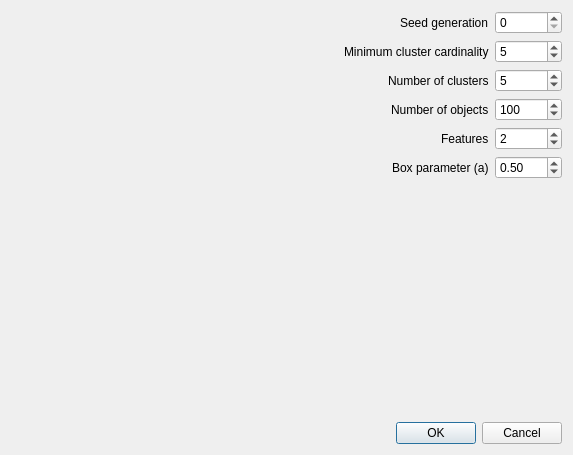
<?xml version="1.0" encoding="UTF-8"?>
<ui version="4.0">
 <class>Dialog</class>
 <widget class="QDialog" name="Dialog">
  <property name="geometry">
   <rect>
    <x>0</x>
    <y>0</y>
    <width>573</width>
    <height>455</height>
   </rect>
  </property>
  <property name="windowTitle">
   <string>Dialog</string>
  </property>
  <layout class="QVBoxLayout" name="verticalLayout">
   <item>
    <layout class="QGridLayout" name="gridLayout">
     <property name="sizeConstraint">
      <enum>QLayout::SetMaximumSize</enum>
     </property>
    </layout>
   </item>
   <item>
    <layout class="QHBoxLayout" name="horizontalLayout">
     <property name="sizeConstraint">
      <enum>QLayout::SetMinimumSize</enum>
     </property>
     <item>
      <spacer name="horizontalSpacer">
       <property name="orientation">
        <enum>Qt::Horizontal</enum>
       </property>
       <property name="sizeHint" stdset="0">
        <size>
         <width>40</width>
         <height>20</height>
        </size>
       </property>
      </spacer>
     </item>
     <item>
      <layout class="QFormLayout" name="formLayout">
       <property name="sizeConstraint">
        <enum>QLayout::SetMinimumSize</enum>
       </property>
       <property name="labelAlignment">
        <set>Qt::AlignRight|Qt::AlignTrailing|Qt::AlignVCenter</set>
       </property>
       <item row="0" column="0">
        <widget class="QLabel" name="generator_seed_label">
         <property name="text">
          <string>Seed generation</string>
         </property>
        </widget>
       </item>
       <item row="1" column="0">
        <widget class="QLabel" name="minimal_cluster_cardinality_label">
         <property name="text">
          <string>Minimum cluster cardinality</string>
         </property>
        </widget>
       </item>
       <item row="2" column="0">
        <widget class="QLabel" name="number_of_clusters_label">
         <property name="text">
          <string>Number of clusters</string>
         </property>
        </widget>
       </item>
       <item row="3" column="0">
        <widget class="QLabel" name="number_of_objects_label">
         <property name="text">
          <string>Number of objects</string>
         </property>
        </widget>
       </item>
       <item row="4" column="0">
        <widget class="QLabel" name="features_label">
         <property name="text">
          <string>Features</string>
         </property>
        </widget>
       </item>
       <item row="5" column="0">
        <widget class="QLabel" name="box_parameter_label">
         <property name="text">
          <string>Box parameter (a)</string>
         </property>
        </widget>
       </item>
       <item row="5" column="1">
        <widget class="QDoubleSpinBox" name="box_parameter_spin">
         <property name="maximum">
          <double>1.000000000000000</double>
         </property>
         <property name="singleStep">
          <double>0.010000000000000</double>
         </property>
         <property name="value">
          <double>0.500000000000000</double>
         </property>
        </widget>
       </item>
       <item row="4" column="1">
        <widget class="QSpinBox" name="features_spin">
         <property name="minimum">
          <number>1</number>
         </property>
         <property name="value">
          <number>2</number>
         </property>
        </widget>
       </item>
       <item row="3" column="1">
        <widget class="QSpinBox" name="number_of_objects_spin">
         <property name="minimum">
          <number>1</number>
         </property>
         <property name="maximum">
          <number>99999</number>
         </property>
         <property name="singleStep">
          <number>100</number>
         </property>
         <property name="value">
          <number>100</number>
         </property>
        </widget>
       </item>
       <item row="2" column="1">
        <widget class="QSpinBox" name="number_of_clusters_spin">
         <property name="minimum">
          <number>1</number>
         </property>
         <property name="maximum">
          <number>999</number>
         </property>
         <property name="singleStep">
          <number>1</number>
         </property>
         <property name="value">
          <number>5</number>
         </property>
        </widget>
       </item>
       <item row="1" column="1">
        <widget class="QSpinBox" name="minimal_cluster_cardinality_spin">
         <property name="minimum">
          <number>1</number>
         </property>
         <property name="maximum">
          <number>99999</number>
         </property>
         <property name="singleStep">
          <number>5</number>
         </property>
         <property name="value">
          <number>5</number>
         </property>
        </widget>
       </item>
       <item row="0" column="1">
        <widget class="QSpinBox" name="generator_seed_spin">
         <property name="maximum">
          <number>9999999</number>
         </property>
        </widget>
       </item>
      </layout>
     </item>
    </layout>
   </item>
   <item>
    <widget class="QDialogButtonBox" name="buttonBox">
     <property name="orientation">
      <enum>Qt::Horizontal</enum>
     </property>
     <property name="standardButtons">
      <set>QDialogButtonBox::Cancel|QDialogButtonBox::Ok</set>
     </property>
    </widget>
   </item>
  </layout>
 </widget>
 <tabstops>
  <tabstop>generator_seed_spin</tabstop>
  <tabstop>minimal_cluster_cardinality_spin</tabstop>
  <tabstop>number_of_clusters_spin</tabstop>
  <tabstop>number_of_objects_spin</tabstop>
  <tabstop>features_spin</tabstop>
  <tabstop>box_parameter_spin</tabstop>
 </tabstops>
 <resources/>
 <connections>
  <connection>
   <sender>buttonBox</sender>
   <signal>accepted()</signal>
   <receiver>Dialog</receiver>
   <slot>accept()</slot>
   <hints>
    <hint type="sourcelabel">
     <x>248</x>
     <y>254</y>
    </hint>
    <hint type="destinationlabel">
     <x>157</x>
     <y>274</y>
    </hint>
   </hints>
  </connection>
  <connection>
   <sender>buttonBox</sender>
   <signal>rejected()</signal>
   <receiver>Dialog</receiver>
   <slot>reject()</slot>
   <hints>
    <hint type="sourcelabel">
     <x>316</x>
     <y>260</y>
    </hint>
    <hint type="destinationlabel">
     <x>286</x>
     <y>274</y>
    </hint>
   </hints>
  </connection>
 </connections>
</ui>
